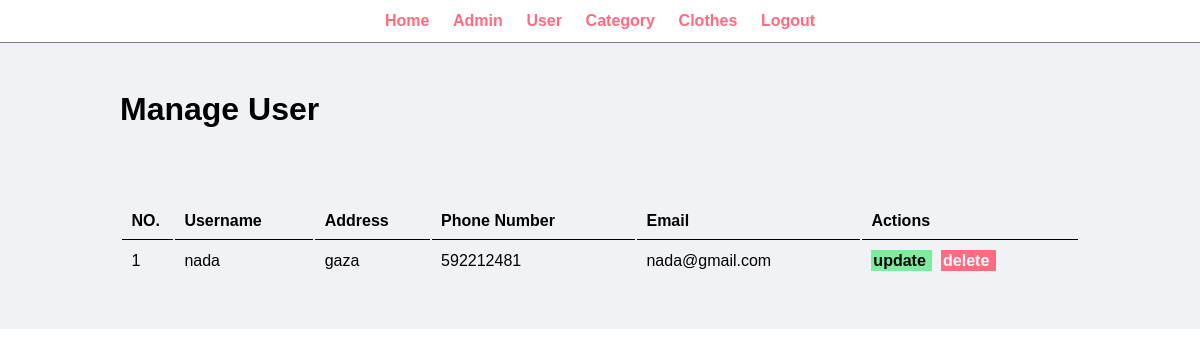
Page /admin/manage-user.php (signed in) on the committed database.
### tables this page shows
CREATE TABLE `users` (
  `id` int(11) NOT NULL,
  `username` varchar(255) NOT NULL,
  `address` varchar(255) NOT NULL,
  `password` varchar(255) NOT NULL,
  `phone` int(11) NOT NULL,
  `email` varchar(255) NOT NULL
);

### admin/manage-user.php (the view, shortened to what this page needs)
<?php
include "partial/menu.php"; ?>
    <div class="main-content">
        <div class="wrapper">
            <h1>Manage User</h1>
            <br/>
            <br/><br/><br/>
            <table class="tbl-full">
                <tr>
                    <th>NO.</th>
                    <th>Username</th>
                    <th>Address</th>
                    <th>Phone Number</th>
                    <th>Email</th>
                    <th>Actions</th>
                </tr>
                <?php
                $sql="select * from users";
                $res=mysqli_query($conn,$sql);
                if($res && $res->num_rows>0){
                    $count=0;
                    while($admin=$res->fetch_assoc()) {
                        $count++;
                        $id = $admin['id'];
                        $username = $admin['username'];
                        $address = $admin['address'];
                        $phone = $admin['phone'];
                        $email = $admin['email'];
                        ?>
                        <tr>
                            <td><?php echo $count ?></td>
                            <td><?php echo $username ?></td>
                            <td><?php echo $address ?></td>
                            <td><?php echo $phone ?></td>
                            <td><?php echo $email ?></td>
                            <td>
                                <a href="update-user.php?id=<?php echo $id ?>" class="btn-secondary"> update </a> &nbsp;
                                <a href="delete-user.php?id=<?php echo $id ?>" class="btn-danger"> delete </a>&nbsp;
                            </td>
                        </tr>
                        <?php
                    }
                }else{
                    echo " <tr>
                <td>
                    <p> no user yet ! </p></td>
            </tr>";
                }
                ?>
            </table>
        </div>
    </div>

### css/admin.css (style rules this page uses)
* { margin: 0; padding: 0; font-family: Arial, Helvetica, sans-serif; }
.wrapper { padding: 1%; width: 80%; margin: 0 auto; }
.tbl-full { width: 100%; }
table tr th { border-bottom: 1px solid black; padding: 1%; text-align: left; }
table tr td { padding: 1%; }
.btn-secondary { background-color: #7bed9f; padding: 1%; color: black; text-decoration: none; font-weight: bold; }
.btn-danger { background-color: #ff6b81; padding: 1%; color: white; text-decoration: none; font-weight: bold; }
.main-content { background-color: #f1f2f6; padding: 3% 0; }

### rows in the picture
users: username "nada", address "gaza", phone "592212481", email "nada@gmail.com"
